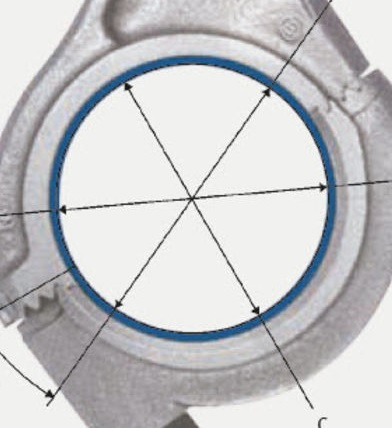
#> input picture aro_3.jpg, 392 x 428 px
$ python hough2.py
#> lines starting #> are read from the running program, lines starting #| are printed output that depends on the picture; after the words box and inside, x2 and y2 are one past the last pixel; in counts of white or black regions, pixels touching at a corner belong together
import cv2
import numpy as np

# Cargar la imagen en color
image = cv2.imread('aro_3.jpg')
#> image is the input picture: shape (428, 392, 3); mean B, G, R 200.4, 198.4, 197.9

# Convertir la imagen a escala de grises
gray = cv2.cvtColor(image, cv2.COLOR_BGR2GRAY)
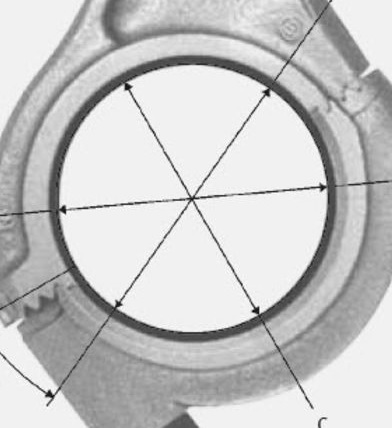
#> gray: shape (428, 392); min 3, max 255, mean 198.6

# Aplicar el filtro de Canny para detectar los bordes
edges = cv2.Canny(gray, 50, 130)
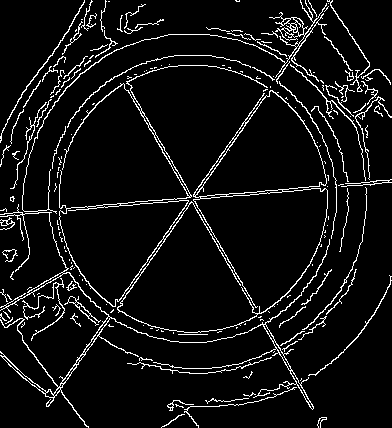
#> edges: shape (428, 392); 6.8% white in thin lines or dots

# Aplicar la transformada de Hough para detectar las rectas
lines = cv2.HoughLines(edges, 1, np.pi/180, threshold=100)
#> lines = 15 rows, first 8: [272, 0.611], [-65, 2.62], [215, 1.48], [213, 1.48], [-68, 2.62], [270, 0.611], [-71, 2.64], [274, 0.628]

# Filtrar las rectas detectadas
filtered_lines = []
for line in lines:
    rho, theta = line[0]
    if abs(theta - np.pi/2) > np.pi/6:  # Filtrar rectas que no sean verticales (±30 grados)
        filtered_lines.append(line)
#> this loop made 15 passes
#> (rho, theta) on passes 1 to 12: (272, 0.611), (-65, 2.62), (215, 1.48), (213, 1.48), (-68, 2.62), (270, 0.611), (-71, 2.64), (274, 0.628), (-62, 2.6), (268, 0.593), (-73, 2.64), (217, 1.47)
#> after the loop, filtered_lines = [[[272, 0.611]], [[-65, 2.62]], [[-68, 2.62]], [[270, 0.611]], [[-71, 2.64]], [[274, 0.628]], [[-62, 2.6]], [[268, 0.593]], [[-73, 2.64]], [[187, 2.5]]]

# Aplicar la transformada de Hough para circunferencias
circles = cv2.HoughCircles(edges, cv2.HOUGH_GRADIENT, dp=1, minDist=50, param1=100, param2=30, minRadius=20, maxRadius=100)
#> circles = [[271.5, 169.5, 97.2], [235.5, 102.5, 93.9], [128.5, 134.5, 87.3], [267.5, 240.5, 93.9], [202.5, 285.5, 88.4], [98.5, 176.5, 71.9], [49.5, 304.5, 25.2], [361.5, 93.5, 22.4]]

# Dibujar las circunferencias detectadas en la imagen original
if circles is not None:
    circles = np.round(circles[0, :]).astype(int)
#> circles = [[272, 170, 97], [236, 102, 94], [128, 134, 87], [268, 240, 94], [202, 286, 88], [98, 176, 72], [50, 304, 25], [362, 94, 22]]
    for (x, y, r) in circles:
        cv2.circle(image, (x, y), r, (0, 255, 0), 2)
#> this loop made 8 passes
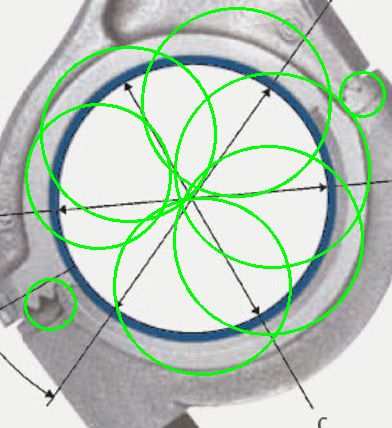
#> image: shape (428, 392, 3); 6.24% of pixels changed, all inside (x1, y1, x2, y2) = (24, 7, 386, 376)

# Mostrar la imagen original con las rectas y circunferencias detectadas
cv2.imshow("Detected Lines and Circles", image)
cv2.waitKey(0)
cv2.destroyAllWindows()
